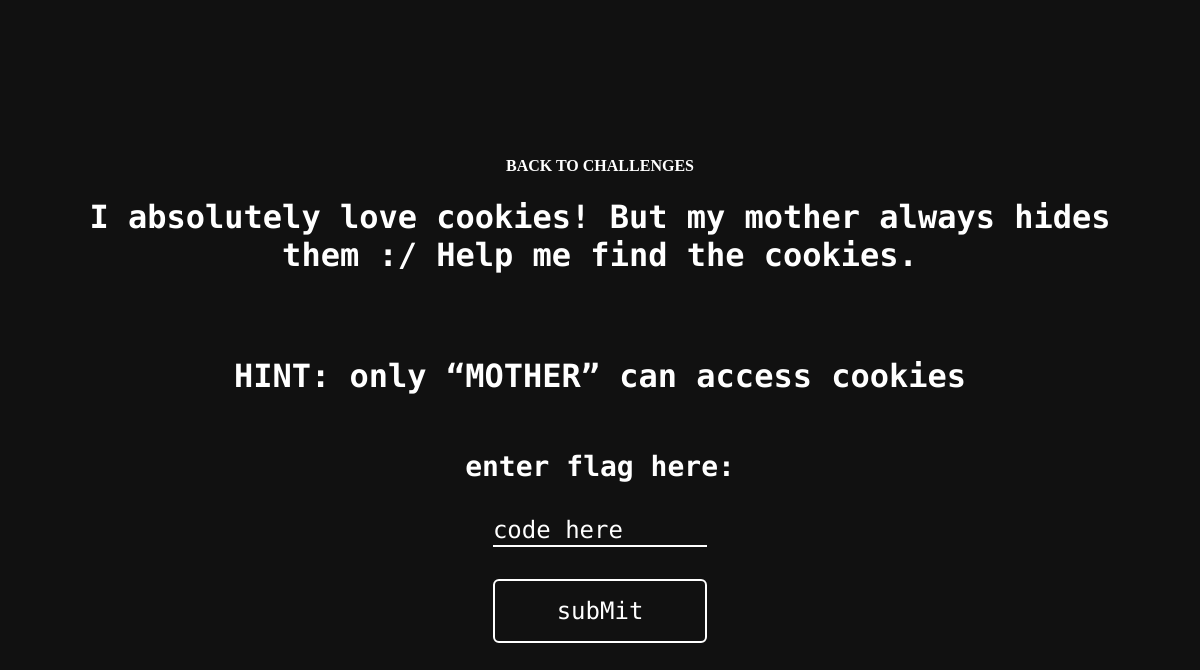
Page /cookieMonster/ on the committed database.
### Main/models.py (models this page shows, shortened)
class Challenges(models.Model):
    title = models.CharField(max_length=255)
    category = models.CharField(max_length=255)
    difficulty = models.CharField(max_length=255)
    points = models.IntegerField()
    description = models.TextField(max_length=1000, default='')
    hint = models.CharField(max_length=255, default='')
    flag = models.CharField(max_length=255, default='DPSS{EMPTY}')
    link = models.CharField(max_length=255, default='dashboard')
    solve_status = models.BooleanField(default=False)

### Main/views.py (the view)
# urls.py: path('cookieMonster/', views.cookieMonster, name='cookieMonster'),
def cookieMonster(request):
    context = {"challenge": Challenges.objects.get(title="Cookie Monster")}
    return render(request, 'main/challenges/cookie.html', context)

### Main/templates/main/challenges/cookie.html (shortened to what this page needs)
{% extends "main/layout_challenge.html" %}
{% load static %}
{% block global_styling %}
<link rel="stylesheet" href="{% static 'css/chall.css' %}" />
{% endblock global_styling %}

### Main/templates/main/layout_Challenge.html (shortened to what this page needs)
{% load static %}
<!doctype html>
<html lang="en">
<head>
    <link rel="stylesheet" href="{% static 'css/layout.css' %}">
    <link rel="stylesheet" href="{% static 'css/chall.css' %}">
    {% block global_styling %}
    {% endblock %}
</head>
<body>
  <div class="container">
  <a href="{% url 'dashboard' %}" > BACK TO CHALLENGES </a>
      <h1>{{challenge.description}}</h1><br><br>
      <h1>{{challenge.hint}}</h1>
      <form id="key-form">
          <label for="key">enter flag here:</label>
          <input type="text" name="key" id="key" placeholder="code here" />
          <button type="submit">subMit</button>
      </form>
  </div>
</body>
</html>

### Main/static/css/layout.css (style rules this page uses)
* { box-sizing: border-box; padding: 0; margin: 0; background-color: #111111; }

### Main/static/css/chall.css (style rules this page uses)
body { background-color: #111111; }
body, html { height: 100%; }
* { box-sizing: border-box; }
.container { background-color: #111111; font-weight: bold; position: absolute; top: 50%; left: 50%; transform: translate(-50%, -50%); z-index: 2; width: 80%; padding: 20px; text-align: center; }
h1 { color: white; font-family: "Major Mono Display", monospace; padding: 2%; color: #ffffff; width: 100%; text-align: center; font-size: 2em; }
#key { border: 0; background-color: #111111; border-bottom: 2px solid #ffffff; color: #ffffff; height: 4vh; width: 70%; font-family: "Major Mono Display", monospace; font-size: 1.5em; margin-bottom: 2rem; }
#key::placeholder { color: #ffffff; }
label { color: #ffffff; font-family: "Major Mono Display", monospace; margin-top: 3vh; font-size: 1.75em; width: 100%; text-align: center; margin-top: 2rem; margin-bottom: 2rem; }
.container { display: flex; flex-direction: column; height: 100vh; width: 100vw; align-items: center; justify-content: center; }
form { display: flex; flex-direction: column; align-items: center; justify-content: center; }
form button { color: #ffffff; border: none; font-size: 1.5em; border: 2px solid #ffffff; background: linear-gradient(to right, #111111 50%, #ffffff 50%); background-size: 200% 100%; background-position:left bottom; font-family: "Major Mono Display", monospace; width: 70%; padding-top: 1rem; padding-bottom: 1rem; border-radius: 6px; transition:all 1s ease; }
a { color: white; text-decoration: none; display: inline-block; border-radius: 0.4rem; }

### rows in the picture
Challenges: description "I absolutely love cookies! But my mother always hides them :/ Help me find the cookies.", hint "HINT: only “MOTHER” can access cookies"
